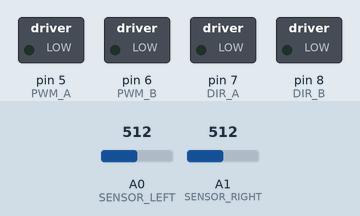
This sketch was run on a simulated Arduino Uno, built with avr-gcc and run on an emulated ATmega328P. On the bench: switched loads named in the sketch (green lamp = pin HIGH). The test bench sets the inputs (shaded band); at power-on: A0 (SENSOR_LEFT) = 512, A1 (SENSOR_RIGHT) = 512.

Above: at 1.2 s.
1.3 s: A0 (SENSOR_LEFT) set to 317
2.8 s: A0 (SENSOR_LEFT) set to 292
At 3.4 s:
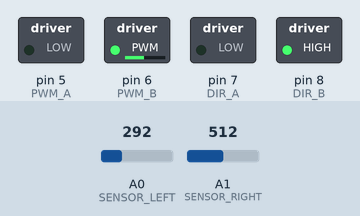
4.3 s: A1 (SENSOR_RIGHT) set to 317
5.8 s: A1 (SENSOR_RIGHT) set to 293
At 6.9 s:
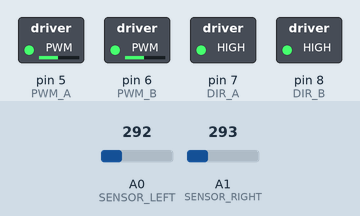
7.3 s: A0 (SENSOR_LEFT) set to 306
At 7.9 s:
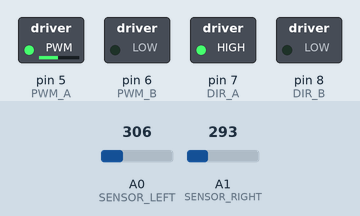
8.8 s: A0 (SENSOR_LEFT) set to 290
At 10.1 s:
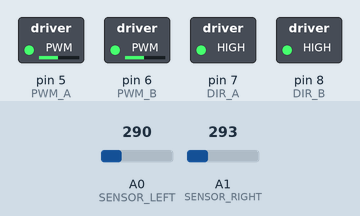
Timing chart, 0 to 11.3 s (numbered marks = the images above; inputs shaded):
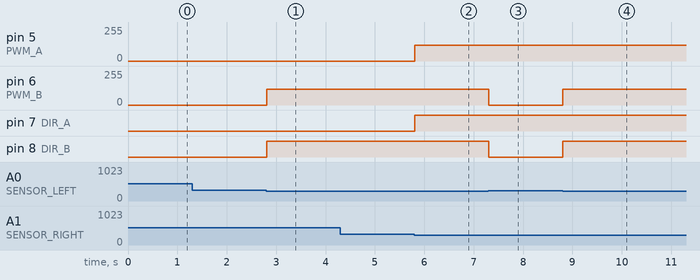

The sketch:

main.ino
```cpp
#define FORWARD 0
#define REVERSE 1

#define MOTOR_A 0
#define MOTOR_B 1

#define PWM_A 5
#define PWM_B 6
#define DIR_A 7
#define DIR_B 8

#define SENSOR_LEFT A0
#define SENSOR_RIGHT A1

void setupMotor(void);
void driveMotor(byte, byte, byte);
void stopMotor(byte);
void setupSensor(void);

void setup() {
    setupMotor();

    setupSensor();
}

void loop() {
    if(analogRead(SENSOR_RIGHT) > 300)
        stopMotor(MOTOR_A);
    else
        driveMotor(MOTOR_A, REVERSE, 120);

    if(analogRead(SENSOR_LEFT) > 300)
        stopMotor(MOTOR_B);
    else
        driveMotor(MOTOR_B, REVERSE, 120);

    delay(10);
}

void setupMotor(void) {
  pinMode(PWM_A, OUTPUT);
  pinMode(PWM_B, OUTPUT);
  pinMode(DIR_A, OUTPUT);
  pinMode(DIR_B, OUTPUT);

  digitalWrite(PWM_A, LOW);
  digitalWrite(PWM_B, LOW);
  digitalWrite(DIR_A, LOW);
  digitalWrite(DIR_B, LOW);
}

void driveMotor(byte motor, byte direction, byte speed) {
  switch(motor) {
    case 0:
      digitalWrite(DIR_A, direction);
      analogWrite(PWM_A, speed);
      break;
    case 1:
      digitalWrite(DIR_B, direction);
      analogWrite(PWM_B, speed);
      break;
    default:
      Serial.println("ERROR: Undefined motor value.");
  }
}

void stopMotor(byte motor) {
  driveMotor(motor, 0, 0);
}

void setupSensor(void) {
    pinMode(SENSOR_LEFT, INPUT);
    pinMode(SENSOR_RIGHT, INPUT);
}
```

Measured:
- the behaviour switches between 301 and 300 on A0 (SENSOR_LEFT) (found by bisection; images 0 and 1)
- the behaviour switches between 301 and 300 on A1 (SENSOR_RIGHT) (found by bisection; images 1 and 2)
- after the input at 1.3 s, every drawn part: stays the same
- after the input at 2.8 s, pin 6 (PWM_B): 0/255 → 120/255 at once; pin 8 (DIR_B): LOW → HIGH at once
- after the input at 4.3 s, every drawn part: stays the same
- after the input at 5.8 s, pin 5 (PWM_A): 0/255 → 120/255 at once; pin 7 (DIR_A): LOW → HIGH at once
- after the input at 7.3 s, pin 6 (PWM_B): 120/255 → 0/255 at once; pin 8 (DIR_B): HIGH → LOW at once
- after the input at 8.8 s, pin 6 (PWM_B): 0/255 → 120/255 at once; pin 8 (DIR_B): LOW → HIGH at once
